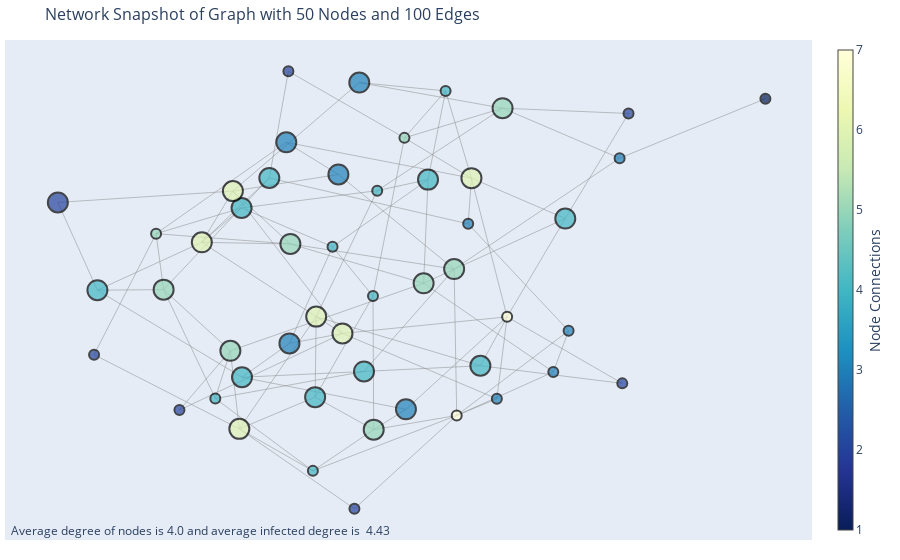

Source (notebook cell):
### Markdown cell above
## Graph Visualization

### Code cell
G = graph
edge_x = []
edge_y = []
positions = nx.spring_layout(G)
for edge in G.edges():
    x0, y0 = positions[edge[0]]
    x1, y1 = positions[edge[1]]
    edge_x.append(x0)
    edge_x.append(x1)
    edge_x.append(None)
    edge_y.append(y0)
    edge_y.append(y1)
    edge_y.append(None)

if True:
    edge_trace = go.Scatter(
        x=edge_x, y=edge_y,
        line=dict(width=0.5, color='#888'),
        hoverinfo='none',
        mode='lines')

    node_x = []
    node_y = []
    for node in G.nodes():
        x, y = positions[node]
        node_x.append(x)
        node_y.append(y)

    node_trace = go.Scatter(
        x=node_x, y=node_y,
        mode='markers',
        hoverinfo='text',
        marker=dict(
            showscale=True,
            # colorscale options
            #'Greys' | 'YlGnBu' | 'Greens' | 'YlOrRd' | 'Bluered' | 'RdBu' |
            #'Reds' | 'Blues' | 'Picnic' | 'Rainbow' | 'Portland' | 'Jet' |
            #'Hot' | 'Blackbody' | 'Earth' | 'Electric' | 'Viridis' |
            colorscale='YlGnBu',
            reversescale=True,
            color=[],
            size=[],
            # size = 10,
            colorbar=dict(
                thickness=15,
                title='Node Connections',
                xanchor='left',
                titleside='right'
            ),
            line=dict(
                color='Black',
                width=2
            )))

    node_adjacencies = []
    node_text = []
    for node, adjacencies in enumerate(G.adjacency()):
        node_adjacencies.append(len(adjacencies[1]))
        node_text.append('# of connections: '+str(len(adjacencies[1])))

    avg_degree = {
        0: np.average([adj for i, adj in enumerate(node_adjacencies) if not nodes_statuses[-1][i]]),
        1: np.average([adj for i, adj in enumerate(node_adjacencies) if nodes_statuses[-1][i]]),
        2: np.average([adj for i, adj in enumerate(node_adjacencies)])
    }

    node_trace.marker.color = node_adjacencies
    # node_trace.marker.color = nodes_statuses[-1]
    node_trace.marker.size = [20 if nodes_statuses[-1][i] else 10 for i in range(NUM_NODES)]
    node_trace.text = node_text

    fig = go.Figure(data=[edge_trace, node_trace],
                layout=go.Layout(
                    title=f'Network Snapshot of Graph with {NUM_NODES} Nodes and {NUM_EDGES} Edges',
                    titlefont_size=16,
                    showlegend=False,
                    hovermode='closest',
                    margin=dict(b=20,l=5,r=5,t=40),
                    annotations=[ dict(
                        text=f'Average degree of nodes is {avg_degree[2]} and average infected degree is  {avg_degree[1]:2.2f}',
                        showarrow=False,
                        xref="paper", yref="paper",
                        x=0.005, y=-0.002 ), ],
                        
                    xaxis=dict(showgrid=False, zeroline=False, showticklabels=False),
                    yaxis=dict(showgrid=False, zeroline=False, showticklabels=False))
                    )
    fig.show()

### Figure 1 — Plotly figure (JSON) as saved in the notebook; plotly's stock layout.template omitted (floating-point values rounded to 4 significant figures; data arrays with more than 128 entries replaced by an {"elided": "..."} marker saying what was removed)
{"data": [{"hoverinfo": "none", "line": {"color": "#888", "width": 0.5}, "mode": "lines", "type": "scatter", "x": {"elided": "300 float values"}, "y": {"elided": "300 float values"}}, {"hoverinfo": "text", "marker": {"color": [5, 4, 5, 4, 3, 3, 4, 4, 3, 5, 5, 3, 3, 4, 2, 1, 3, 6, 4, 4, 5, 5, 5, 3, 4, 3, 4, 4, 3, 3, 2, 2, 4, 2, 7, 4, 2, 4, 4, 6, 2, 2, 6, 6, 6, 4, 5, 6, 7, 5], "colorbar": {"thickness": 15, "title": {"side": "right", "text": "Node Connections"}, "xanchor": "left"}, "colorscale": [[0, "rgb(255,255,217)"], [0.125, "rgb(237,248,177)"], [0.25, "rgb(199,233,180)"], [0.375, "rgb(127,205,187)"], [0.5, "rgb(65,182,196)"], [0.625, "rgb(29,145,192)"], [0.75, "rgb(34,94,168)"], [0.875, "rgb(37,52,148)"], [1, "rgb(8,29,88)"]], "line": {"color": "Black", "width": 2}, "reversescale": true, "showscale": true, "size": [10, 10, 10, 20, 10, 20, 20, 10, 20, 20, 20, 10, 20, 10, 10, 10, 10, 20, 10, 20, 20, 20, 20, 10, 20, 20, 20, 10, 20, 10, 10, 10, 20, 10, 10, 10, 10, 20, 20, 20, 20, 10, 20, 20, 20, 20, 20, 20, 10, 20]}, "mode": "markers", "text": ["# of connections: 5", "# of connections: 4", "# of connections: 5", "# of connections: 4", "# of connections: 3", "# of connections: 3", "# of connections: 4", "# of connections: 4", "# of connections: 3", "# of connections: 5", "# of connections: 5", "# of connections: 3", "# of connections: 3", "# of connections: 4", "# of connections: 2", "# of connections: 1", "# of connections: 3", "# of connections: 6", "# of connections: 4", "# of connections: 4", "# of connections: 5", "# of connections: 5", "# of connections: 5", "# of connections: 3", "# of connections: 4", "# of connections: 3", "# of connections: 4", "# of connections: 4", "# of connections: 3", "# of connections: 3", "# of connections: 2", "# of connections: 2", "# of connections: 4", "# of connections: 2", "# of connections: 7", "# of connections: 4", "# of connections: 2", "# of connections: 4", "# of connections: 4", "# of connections: 6", "# of connections: 2", "# of connections: 2", "# of connections: 6", "# of connections: 6", "# of connections: 6", "# of connections: 4", "# of connections: 5", "# of connections: 6", "# of connections: 7", "# of connections: 5"], "type": "scatter", "x": [-0.5182, -0.3706, 0.1006, -0.3042, 0.4715, 0.1044, 0.1594, 0.03277, -0.06392, -0.1836, 0.3451, 0.2594, -0.1937, -0.1275, -0.46, 1, 0.5096, -0.05376, -0.07854, -0.3052, 0.1484, 0.02403, -0.4994, 0.6368, -0.1219, -0.01192, 0.2899, 0.2031, -0.1859, 0.3309, -0.02401, 0.6434, -0.6644, -0.6727, 0.3565, 0.02225, -0.1885, 0.5014, -0.2361, -0.3268, -0.763, 0.659, -0.3108, -0.4042, -0.1192, -0.0001548, 0.2244, 0.2675, 0.2309, -0.3331], "y": [0.1545, -0.4397, 0.4999, -0.3631, -0.3441, -0.4788, 0.3495, 0.3096, 0.3681, 0.1175, 0.607, 0.1899, 0.4838, -0.7006, -0.4813, 0.6411, -0.1955, -0.205, 0.1073, 0.2472, -0.02432, -0.5519, -0.04725, 0.4267, -0.4348, 0.6993, -0.3216, 0.6692, -0.241, -0.4407, -0.8372, -0.3852, -0.04924, -0.2816, -0.1452, -0.07051, 0.7401, 0.2091, 0.3552, 0.3079, 0.2672, 0.5878, -0.5492, 0.1233, -0.1444, -0.3422, 0.02699, 0.3548, -0.5008, -0.2678]}], "layout": {"annotations": [{"showarrow": false, "text": "Average degree of nodes is 4.0 and average infected degree is  4.43", "x": 0.005, "xref": "paper", "y": -0.002, "yref": "paper"}], "hovermode": "closest", "margin": {"b": 20, "l": 5, "r": 5, "t": 40}, "showlegend": false, "title": {"font": {"size": 16}, "text": "Network Snapshot of Graph with 50 Nodes and 100 Edges"}, "xaxis": {"showgrid": false, "showticklabels": false, "zeroline": false}, "yaxis": {"showgrid": false, "showticklabels": false, "zeroline": false}}}
